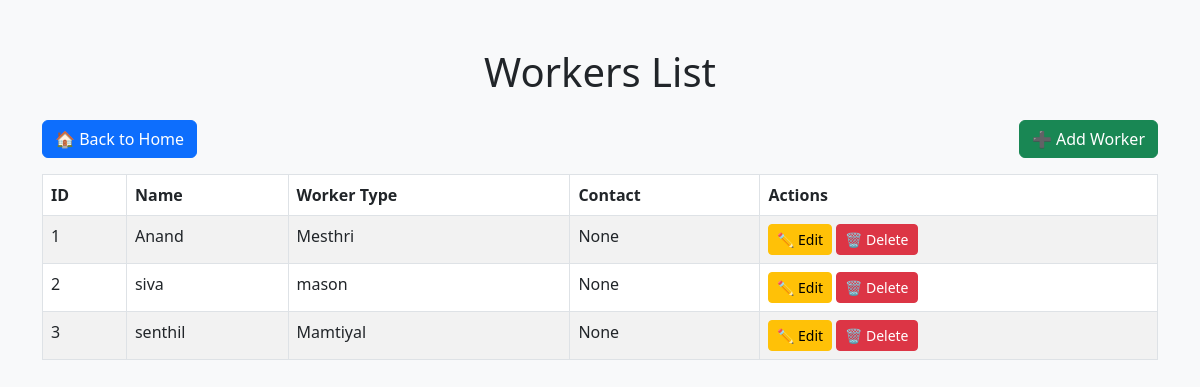
Page /workers/ on the committed database.
### records/models.py (models this page shows, shortened)
class Worker(models.Model):
    project = models.ForeignKey(Project, on_delete=models.CASCADE, related_name="workers")
    worker_name = models.CharField(max_length=100)
    worker_type = models.CharField(max_length=50, choices=WorkerRole.choices)
    contact = models.CharField(max_length=15, blank=True, null=True)
    weekly_wage = models.IntegerField(default=0)
    PAYMENT_STATUS = [
        ('Paid', 'Paid'),
        ('Unpaid', 'Unpaid'),
    ]
    payment_status = models.CharField(max_length=10, choices=PAYMENT_STATUS, default='Unpaid')

### records/views.py (the view)
# urls.py: path('workers/', views.WorkerListView.as_view(), name='worker_list'),
class WorkerListView(ListView):
    model = Worker
    template_name = "records/worker_list.html"
    context_object_name = "workers"

### records/templates/records/worker_list.html (shortened to what this page needs)
{% load static %}
<!DOCTYPE html>
<html lang="en">
<head>
    <link href="https://cdn.jsdelivr.net/npm/bootstrap@5.3.0/dist/css/bootstrap.min.css" rel="stylesheet">
</head>
<body class="bg-light">
<div class="container mt-5">
    <h1 class="mb-4 text-center">Workers List</h1>
    <div class="mb-3 d-flex justify-content-between">
        <a href="{% url 'home' %}" class="btn btn-primary">🏠 Back to Home</a>
        <a href="{% url 'worker_create' %}" class="btn btn-success">➕ Add Worker</a>
    </div>
    <table class="table table-bordered table-striped">
        <thead>
            <tr>
                <th>ID</th>
                <th>Name</th>
                <th>Worker Type</th>
                <th>Contact</th>
                <th>Actions</th>
            </tr>
        </thead>
        <tbody>
            {% for worker in workers %}
            <tr>
                <td>{{ worker.id }}</td>
                <td>{{ worker.worker_name }}</td>
                <td>{{ worker.worker_type }}</td>
                <td>{{ worker.contact }}</td>
                <td>
                    <a href="{% url 'worker_update' worker.id %}" class="btn btn-warning btn-sm">✏️ Edit</a>
                    <a href="{% url 'worker_delete' worker.id %}" class="btn btn-danger btn-sm">🗑️ Delete</a>
                </td>
            </tr>
            {% empty %}
            <tr>
                <td colspan="5" class="text-center">No workers found.</td>
            </tr>
            {% endfor %}
        </tbody>
    </table>
</div>
</body>
</html>

### rows in the picture
Worker: id "1", worker_name "Anand", worker_type "Mesthri", contact "None"
Worker: id "2", worker_name "siva", worker_type "mason", contact "None"
Worker: id "3", worker_name "senthil", worker_type "Mamtiyal", contact "None"
